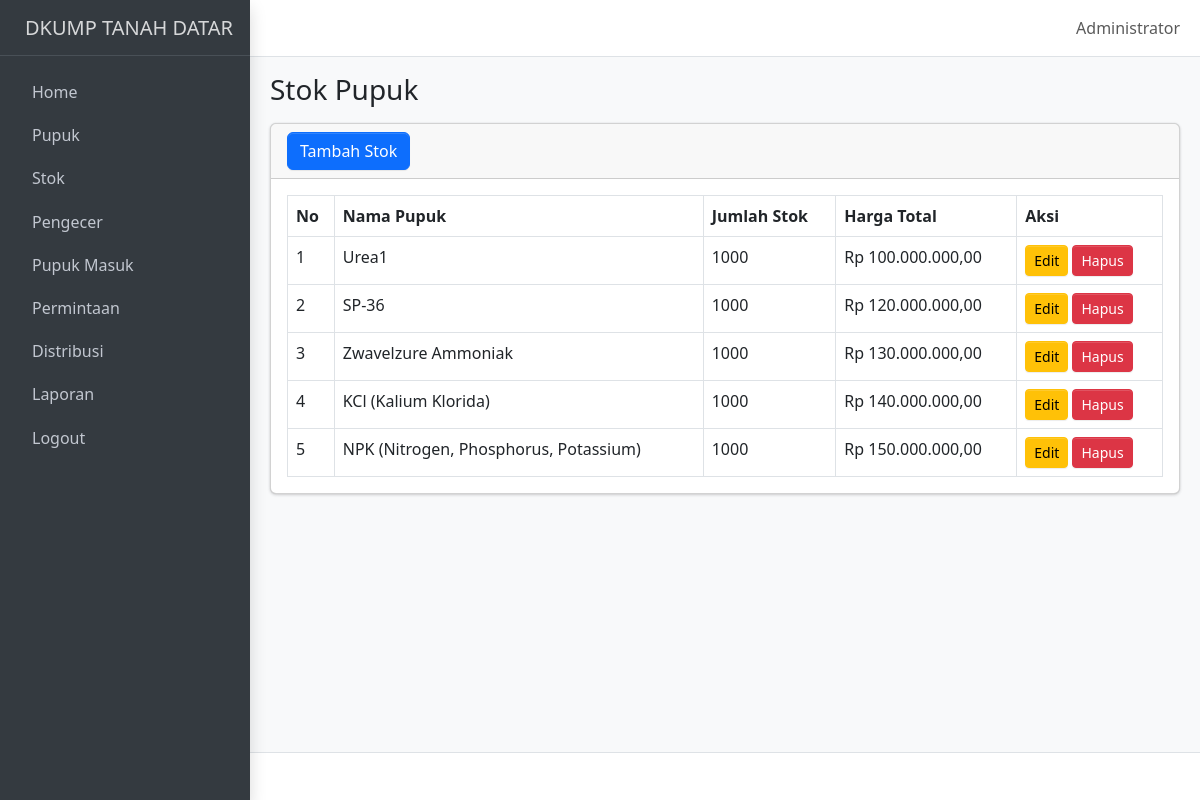
/stok.php (signed in), run on the app's committed database.
### tables this page shows
CREATE TABLE `stok` (
  `id_stok` int NOT NULL,
  `id_pupuk` int NOT NULL,
  `stok` int NOT NULL,
  `harga_total` decimal(15,2) NOT NULL
);

CREATE TABLE `pupuk` (
  `id_pupuk` int NOT NULL,
  `nama_pupuk` varchar(255) NOT NULL,
  `satuan` varchar(50) NOT NULL,
  `harga` decimal(15,2) NOT NULL
);

### stok.php (the view, shortened to what this page needs)
<?php include 'template/header.php'; ?>
<body class="layout-fixed sidebar-expand-lg bg-body-tertiary">
    <div class="app-wrapper">
        <?php include 'template/navbar.php'; ?>
        <?php include 'template/sidebar.php'; ?>
        <main class="app-main">
            <div class="app-content-header">
                <div class="container-fluid">
                    <div class="row">
                        <div class="col-sm-6">
                            <h3 class="mb-0">Stok Pupuk</h3>
                        </div>
                    </div>
                </div>
            </div>
            <div class="app-content">
                <div class="container-fluid">
                    <div class="card">
                        <div class="card-header d-flex justify-content-between align-items-center">
                            <button class="btn btn-primary" data-bs-toggle="modal" data-bs-target="#modalTambahStok">Tambah Stok</button>
                        </div>
                        <div class="card-body">
                            <?php
                            include 'koneksi.php';
                            $query = "SELECT s.id_stok, s.id_pupuk, s.stok, s.harga_total, p.nama_pupuk, p.harga
              FROM stok s
              JOIN pupuk p ON s.id_pupuk = p.id_pupuk";
                            $result = $koneksi->query($query);
                            $no = 1;
                            if ($result->num_rows > 0) {
                                echo "<table class='table table-bordered'>";
                                echo "<thead>
                <tr>
                    <th>No</th>
                    <th>Nama Pupuk</th>
                    <th>Jumlah Stok</th>
                    <th>Harga Total</th>
                    <th>Aksi</th>
                </tr>
              </thead>";
                                echo "<tbody>";
                                while ($row = $result->fetch_assoc()) {
                                    echo "<tr>
                    <td>{$no}</td>
                    <td>{$row['nama_pupuk']}</td>
                    <td>{$row['stok']}</td>
                    <td>Rp " . number_format($row['harga_total'], 2, ',', '.') . "</td>
                    <td>
                        <button class='btn btn-warning btn-sm' data-bs-toggle='modal' data-bs-target='#modalEditStok{$row['id_stok']}'>Edit</button>
                        <a href='crud/hapus_stok.php?id={$row['id_stok']}' onclick='return confirm(\"Apakah Anda yakin ingin menghapus data ini?\")' class='btn btn-danger btn-sm'>Hapus</a>
                    </td>
                  </tr>";
                                    $no++;
                                }
                                echo "</tbody></table>";
                            } else {
                                echo "<p class='text-center'>Tidak ada data stok.</p>";
                            }
                            ?>
                        </div>
                    </div>
                </div>
            </div>
        </main>
        <footer class="app-footer">
        </footer>
    </div>
</body>
</html>

### data on the page
stok: id_pupuk.nama_pupuk "Urea1", stok "1000", harga_total "100.000.000,00"
stok: id_pupuk.nama_pupuk "SP-36", stok "1000", harga_total "120.000.000,00"
stok: id_pupuk.nama_pupuk "Zwavelzure Ammoniak", stok "1000", harga_total "130.000.000,00"
stok: id_pupuk.nama_pupuk "KCl (Kalium Klorida)", stok "1000", harga_total "140.000.000,00"
stok: id_pupuk.nama_pupuk "NPK (Nitrogen, Phosphorus, Potassium)", stok "1000", harga_total "150.000.000,00"

### other printed values
$_SESSION['nama_lengkap'] "Administrator"
